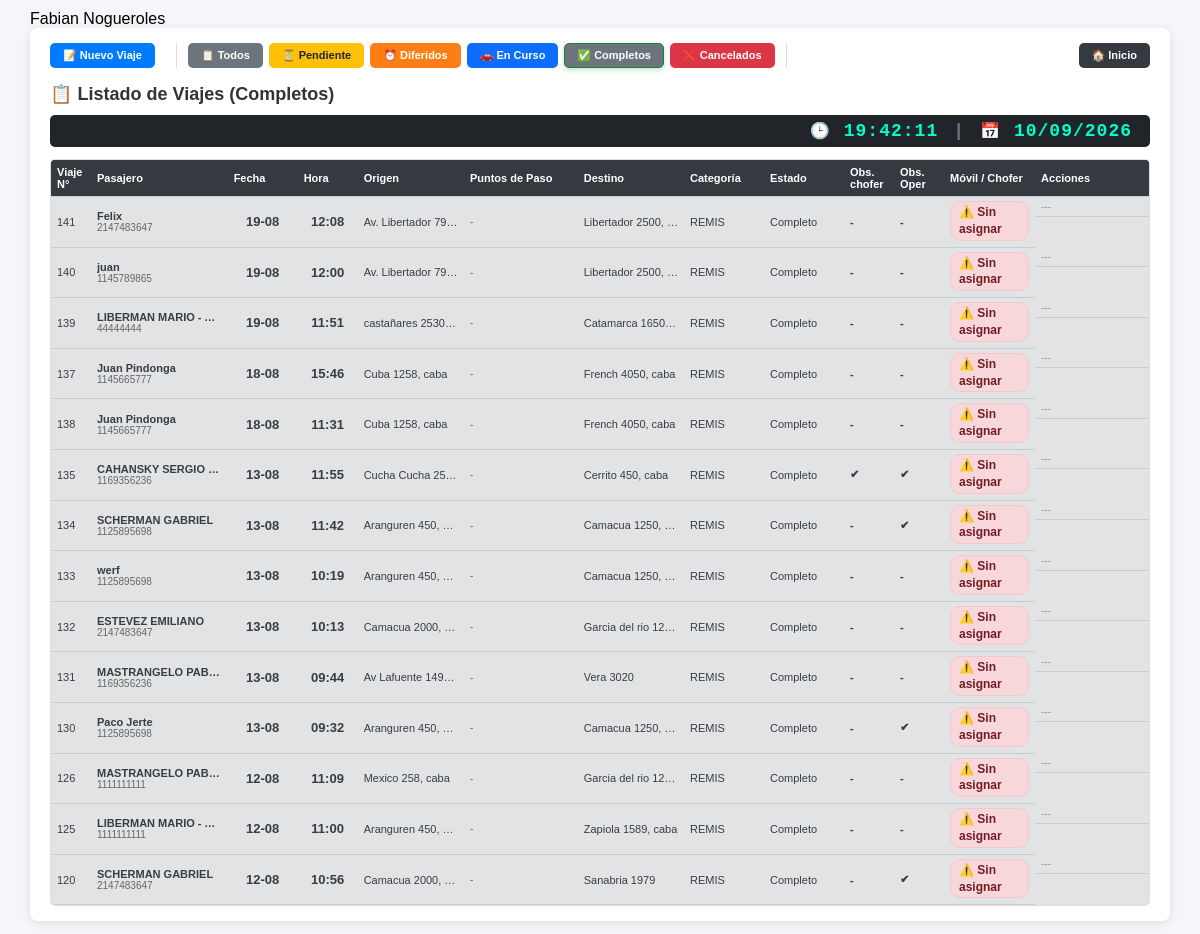
The app's page /php/00_administracion/despacho_viajes/lista_viajes.php?filtro=completos (signed in) with its own data.
### tables this page shows
CREATE TABLE `usuarios` (
  `id` int(4) NOT NULL AUTO_INCREMENT,
  `nombre` varchar(50) NOT NULL,
  `telefono` int(10) NOT NULL,
  `email` varchar(50) NOT NULL,
  `password` varchar(100) NOT NULL,
  `permisos` varchar(15) NOT NULL,
  `estado` varchar(15) NOT NULL,
  `nom_apellido` varchar(50) NOT NULL,
  PRIMARY KEY (`id`)
);

CREATE TABLE `viajes_despacho` (
  `id` int(20) NOT NULL AUTO_INCREMENT,
  `cel_pasaj` int(10) NOT NULL,
  `nombre_pasaj` varchar(50) NOT NULL,
  `direccion_origen` varchar(70) NOT NULL,
  `direccion_destino` varchar(70) DEFAULT NULL,
  `puntos_paso` text DEFAULT NULL,
  `obs_operador` varchar(500) NOT NULL,
  `obs_pasaj` varchar(500) NOT NULL,
  `estado` varchar(15) NOT NULL,
  `diferido` varchar(20) NOT NULL,
  `fecha` date DEFAULT NULL,
  `hora` varchar(11) DEFAULT NULL,
  `categoria_movil` varchar(15) NOT NULL,
  `origen_lat` decimal(10,8) DEFAULT NULL,
  `origen_lng` decimal(11,8) DEFAULT NULL,
  `destino_lat` decimal(10,8) DEFAULT NULL,
  `destino_lng` decimal(11,8) DEFAULT NULL,
  `cc` int(4) DEFAULT NULL,
  `centro_de_costo` int(4) DEFAULT NULL,
  `id_autorizante` int(11) DEFAULT NULL,
  `obs_viaje` varchar(255) NOT NULL,
  `id_chofer` int(4) NOT NULL,
  `asignado_a` int(4) DEFAULT 0,
  `fecha_asignacion` datetime DEFAULT NULL,
  `id_cc` int(4) DEFAULT NULL,
  `km_recorridos` decimal(10,2) NOT NULL,
  `peajes` decimal(5,2) NOT NULL,
  `tiempo_espera` int(10) NOT NULL,
  `observaciones_finalizacion` varchar(100) NOT NULL,
  `fecha_finalizacion` date DEFAULT NULL,
  `chofer_nombre_hist` varchar(100) DEFAULT NULL,
  `chofer_apellido_hist` varchar(100) DEFAULT NULL,
  `chofer_celular_hist` varchar(20) DEFAULT NULL,
  `vehiculo_marca_hist` varchar(50) DEFAULT NULL,
  `vehiculo_modelo_hist` varchar(50) DEFAULT NULL,
  `vehiculo_patente_hist` varchar(20) DEFAULT NULL,
  `vehiculo_color_hist` varchar(20) DEFAULT NULL,
  PRIMARY KEY (`id`)
);

### funciones/funciones.php (called while the page is built, shortened)
<?php
function nombre_usuario()
{
    $id = $_SESSION['id_usuario'];
    $sql = "SELECT * FROM usuarios WHERE id = :id LIMIT 1";
    $pdo = conexion();
    $stmt = $pdo->prepare($sql);
    $stmt->bindParam(':id', $id, PDO::PARAM_INT);
    $stmt->execute();
    $row = $stmt->fetch(PDO::FETCH_ASSOC);
    return [
        'id' => $id,
        'nombre' => $row['nom_apellido'] ?? ''
    ];
}
function conexion()
{
    $host = 'localhost';
    $db   = 'app_viajes';
    $user = 'root';
    $pass = 'belgrado';
    try {
        $dsn = "mysql:host=$host;dbname=$db;charset=utf8mb4";
        $conn = new PDO($dsn, $user, $pass, [
            PDO::ATTR_ERRMODE => PDO::ERRMODE_EXCEPTION,
            PDO::ATTR_DEFAULT_FETCH_MODE => PDO::FETCH_ASSOC,
            PDO::MYSQL_ATTR_INIT_COMMAND => "SET NAMES utf8mb4"
        ]);
        return $conn;
    } catch (PDOException $e) {
        echo "Error de conexión: " . $e->getMessage();
    }
}
?>

### php/00_administracion/despacho_viajes/lista_viajes.php (the view, shortened to what this page needs)
<?php
include_once "../../../funciones/funciones.php";
$usuario = nombre_usuario();
$nombre_usuario = $usuario['nombre'];
$filtro_estado = isset($_GET['filtro']) ? $_GET['filtro'] : 'pendiente';
function obtenerViajesFiltrados($filtro = 'pendiente')
{
    $conn = conexion();
    $sql = "SELECT * FROM viajes_despacho WHERE 1=1";
    switch ($filtro) {
        case 'completos':
            $sql .= " AND estado = 'Completo'";
            break;
    }
    $sql .= " ORDER BY fecha DESC, hora DESC";
    $stmt = $conn->prepare($sql);
    $stmt->execute();
    return $stmt->fetchAll(PDO::FETCH_ASSOC);
}
$viajes = obtenerViajesFiltrados($filtro_estado);
?>
<!DOCTYPE html>
<html lang="es">
<head>
    <link rel="stylesheet" href="../../../css/estilos.css">
    <link rel="stylesheet" href="https://unpkg.com/leaflet@1.9.4/dist/leaflet.css" />
    <link rel="stylesheet" href="../../../css/listado_viajes.css">
</head>
<body>
    <div class="container">
        <span <strong><?php echo $nombre_usuario ?></strong></span>
        <div class="card">
            <div class="menu-viajes">
                <a href="carga_viajes.php" class="btn-nuevo">📝 Nuevo Viaje</a>
                <a href="lista_viajes.php?filtro=todos" class="<?= ($filtro_estado == 'todos') ? 'filtro-activo' : '' ?>">📋 Todos</a>
                <a href="lista_viajes.php?filtro=pendiente" class="<?= ($filtro_estado == 'pendiente') ? 'filtro-activo' : '' ?>" style="background:#ffc107; color:#212529;">⏳ Pendiente</a>
                <a href="lista_viajes.php?filtro=diferidos" class="<?= ($filtro_estado == 'diferidos') ? 'filtro-activo' : '' ?>" style="background:#fd7e14;">⏰ Diferidos</a>
                <a href="lista_viajes.php?filtro=en_curso" class="<?= ($filtro_estado == 'en_curso') ? 'filtro-activo' : '' ?>" style="background:#0d6efd;">🚗 En Curso</a>
                <a href="lista_viajes.php?filtro=completos" class="<?= ($filtro_estado == 'completos') ? 'filtro-activo' : '' ?>" style="background:#6c757d;">✅ Completos</a>
                <a href="lista_viajes.php?filtro=cancelados" class="<?= ($filtro_estado == 'cancelados') ? 'filtro-activo' : '' ?>" style="background:#dc3545;">❌ Cancelados</a>
                <a href="../../inicio_0.php" class="btn-inicio">🏠 Inicio</a>
            </div>
            <h3 class="titulo-pagina">📋 Listado de Viajes <?php echo ($filtro_estado != 'todos') ? '(' . ucfirst($filtro_estado) . ')' : 'Activos'; ?></h3>
            <div class="reloj-panel">
                <span class="reloj-icono">🕒</span>
                <span id="reloj-digital">00:00:00</span>
                <span style="margin: 0 10px; color: #6c757d;">|</span>
                <span class="reloj-icono">📅</span>
                <span id="fecha-digital">00/00/0000</span>
            </div>
            <div class="tabla-scroll">
                <table class="table">
                    <thead>
                        <tr>
                            <th class="col-id">Viaje N°</th>
                            <th class="col-pasajero">Pasajero</th>
                            <th class="col-fe-tiempo">Fecha</th>
                            <th class="col-tiempo">Hora</th>
                            <th class="col-direccion">Origen</th>
                            <th class="col-puntos-paso">Puntos de Paso</th>
                            <th class="col-direccion">Destino</th>
                            <th class="col-cat">Categoría</th>
                            <th class="col-tipo">Estado</th>
                            <th class="col-obs">Obs. chofer</th>
                            <th class="col-obs">Obs. Oper</th>
                            <th class="col-asignado">Móvil / Chofer</th>
                            <th class="col-acciones">Acciones</th>
                        </tr>
                    </thead>
                    <tbody>
                        <?php if (empty($viajes)): ?>
                            <tr>
                                <td colspan="12" class="mensaje-vacio">No hay viajes en esta categoría</td>
                            </tr>
                            <?php else: foreach ($viajes as $v): ?>
                                <?php
                                $clase_fila = '';
                                if ($v['estado'] == 'Pendiente') {
                                    $clase_fila = 'fila-pendiente';
                                } elseif ($v['estado'] == 'Diferido') {
                                    $clase_fila = 'fila-diferido';
                                } elseif ($v['estado'] == 'Asignado') {
                                    $clase_fila = 'fila-asignado';
                                } elseif ($v['estado'] == 'En Curso') {
                                    $clase_fila = 'fila-asignado';
                                } elseif ($v['estado'] == 'Completo') {
                                    $clase_fila = 'fila-completo';
                                } elseif ($v['estado'] == 'Cancelado') {
                                    $clase_fila = 'fila-cancelado';
                                }
                                ?>
                                <tr class="<?= $clase_fila ?>">
                                    <td class="col-id"><?= $v['id'] ?></td>
                                    <td class="col-pasajero">
                                        <strong title="<?= htmlspecialchars($v['nombre_pasaj']) ?>">
                                            <?= htmlspecialchars($v['nombre_pasaj']) ?>
                                        </strong>
                                        <small title="<?= htmlspecialchars($v['cel_pasaj']) ?>">
                                            <?= htmlspecialchars($v['cel_pasaj']) ?>
                                        </small>
                                    </td>
                                    <td class="col-fe-tiempo" style="font-weight:bold; font-size:13px; text-align:center;">
                                        <?= date('d-m', strtotime($v['fecha'])) ?>
                                    </td>
                                    <td class="col-tiempo" style="font-weight:bold; font-size:13px; text-align:center;">
                                        <?= substr($v['hora'], 0, 5) ?>
                                    </td>
                                    <td class="col-direccion" title="<?= htmlspecialchars($v['direccion_origen']) ?>">
                                        <?= htmlspecialchars($v['direccion_origen']) ?>
                                    </td>
                                    <td class="col-puntos-paso" style="font-size:10px; color:#666; max-width:150px; overflow:hidden; text-overflow:ellipsis; white-space:nowrap;"
                                        title="<?= htmlspecialchars($v['puntos_paso'] ?? '') ?>">
                                        <?= $v['puntos_paso'] ? '📍 ' . htmlspecialchars($v['puntos_paso']) : '-' ?>
                                    </td>
                                    <td class="col-direccion" title="<?= htmlspecialchars($v['direccion_destino']) ?>">
                                        <?= htmlspecialchars($v['direccion_destino']) ?>
                                    </td>
                                    <td class="col-cat"><?= $v['categoria_movil'] ?></td>
                                    <td class="col-tipo"><?= $v['estado'] ?></td>
                                    <td class="col-obs text-obs tooltip-gris" data-texto="<?= htmlspecialchars($v['obs_pasaj'] ?? '') ?>">
                                        <?php if (!empty($v['obs_pasaj'])): ?>
                                            <span class="icon-obs">✔</span>
                                        <?php else: ?>
                                            <span class="icon-obs">-</span>
                                        <?php endif; ?>
                                    </td>
                                    <td class="col-obs text-obs" data-texto="<?= htmlspecialchars($v['obs_operador'] ?? '') ?>">
                                        <?php if (!empty($v['obs_operador'])): ?>
                                            <span class="icon-obs">✔</span>
                                        <?php else: ?>
                                            <span class="icon-obs">-</span>
                                        <?php endif; ?>
                                    </td>
                                    <td class="col-asignado">
                                        <?php if (!empty($v['asignado_a'])): ?>
                                            <?php $chofer = obtenerChoferPorMovil($v['asignado_a']); ?>
                                            <?php $nombreChofer = ($chofer) ? $chofer['nombre'] . ' ' . $chofer['apellido'] : ''; ?>
                                            <span class="badge-asignado si">
                                                <span class="movil">🚗 <?= $v['asignado_a'] ?></span>
                                                <?php if ($nombreChofer): ?>
                                                    <span class="chofer">👤 <?= $nombreChofer ?></span>
                                                <?php endif; ?>
                                            </span>
                                        <?php else: ?>
                                            <span class="badge-asignado no">
                                                <span class="movil">⚠️ Sin asignar</span>
                                            </span>
                                        <?php endif; ?>
                                    </td>
                                    <td class="col-acciones">
                                        <?php if ($filtro_estado !== 'completos' && $filtro_estado !== 'cancelados'): ?>
                                            <select name="acciones_viaje" class="acciones-select" onchange="evaluarAccion(this, <?= $v['id'] ?>)">
                                                <option value="">Acciones</option>
                                                <option value="editar_viaje">✏️ Editar Viaje</option>
                                                <option value="asignar_movil">📌 Asignar</option>
                                                <?php if (!empty($v['asignado_a'])): ?>
                                                    <option value="desasignar_movil">🔓 Desasignar</option>
                                                <?php endif; ?>
                                                <option value="cancelar_viaje">❌ Cancelar</option>
                                            </select>
                                        <?php else: ?>
                                            <span style="color:#999; font-size:10px;">---</span>
                                        <?php endif; ?>
                                    </td>
                                </tr>
                        <?php endforeach;
                        endif; ?>
                    </tbody>
                </table>
            </div>
        </div>
    </div>
</body>
</html>

### css/estilos.css (style rules this page uses)
:root { --primary: #3498db; --success: #2ecc71; --warning: #f1c40f; --danger: #e74c3c; --dark: #2c3e50; --gray: #7f8c8d; --bg: #f4f6f9; }
* { margin: 0; padding: 0; box-sizing: border-box; }
body { font-family: Arial, sans-serif; background: var(--bg); }
.container { width: 98%; max-width: 1400px; margin: 30px auto; }
h2, h3 { margin-bottom: 15px; color: var(--dark); }
.card { background: #fff; padding: 20px; border-radius: 10px; box-shadow: 0 2px 8px rgba(0,0,0,0.1); }
.table { width: 100%; border-collapse: collapse; font-size: 11px; }
.table thead { background: var(--dark); color: white; }
.table th, .table td { padding: 6px 4px; border-bottom: 1px solid #ddd; text-align: left; vertical-align: middle; }
.table td:last-child { display: flex; gap: 4px; justify-content: flex-start; align-items: center; }

### css/listado_viajes.css (style rules this page uses)
.container { width: 100%; max-width: 100%; padding: 10px 20px; }
.table { width: 100%; border-collapse: collapse; table-layout: auto; font-size: 14px; }
.table th { background: #2c3e50; color: white; padding: 10px; }
.table td { padding: 8px; vertical-align: middle; }
.table { width: 100%; border-collapse: collapse; table-layout: fixed; }
.table th, .table td { padding: 8px; border-bottom: 1px solid #ccc; }
.col-id { width: 60px; text-align: center; }
.col-pasajero { width: 180px; }
.col-direccion { width: 220px; }
.col-cat { width: 110px; text-align: center; }
.col-tipo { width: 110px; text-align: center; }
.col-acciones { width: 150px; text-align: center; }

### records on screen
usuarios: nom_apellido "Fabian Nogueroles"
viajes_despacho: id "141", nombre_pasaj "Felix", cel_pasaj "2147483647", fecha "19-08", hora "12:08", direccion_origen "Av. Libertador 79…", direccion_destino "Libertador 2500,…", categoria_movil "REMIS", estado "Completo", shows "⚠️ Sin asignar"
viajes_despacho: id "140", nombre_pasaj "juan", cel_pasaj "1145789865", fecha "19-08", hora "12:00", direccion_origen "Av. Libertador 79…", direccion_destino "Libertador 2500,…", categoria_movil "REMIS", estado "Completo", shows "⚠️ Sin asignar"
viajes_despacho: id "139", nombre_pasaj "LIBERMAN MARIO -…", cel_pasaj "44444444", fecha "19-08", hora "11:51", direccion_origen "castañares 2530…", direccion_destino "Catamarca 1650…", categoria_movil "REMIS", estado "Completo", shows "⚠️ Sin asignar"
viajes_despacho: id "137", nombre_pasaj "Juan Pindonga", cel_pasaj "1145665777", fecha "18-08", hora "15:46", direccion_origen "Cuba 1258, caba", direccion_destino "French 4050, caba", categoria_movil "REMIS", estado "Completo", shows "⚠️ Sin asignar"
viajes_despacho: id "138", nombre_pasaj "Juan Pindonga", cel_pasaj "1145665777", fecha "18-08", hora "11:31", direccion_origen "Cuba 1258, caba", direccion_destino "French 4050, caba", categoria_movil "REMIS", estado "Completo", shows "⚠️ Sin asignar"
viajes_despacho: id "135", nombre_pasaj "CAHANSKY SERGIO…", cel_pasaj "1169356236", fecha "13-08", hora "11:55", direccion_origen "Cucha Cucha 25…", direccion_destino "Cerrito 450, caba", categoria_movil "REMIS", estado "Completo", shows "⚠️ Sin asignar"
viajes_despacho: id "134", nombre_pasaj "SCHERMAN GABRIEL", cel_pasaj "1125895698", fecha "13-08", hora "11:42", direccion_origen "Aranguren 450,…", direccion_destino "Camacua 1250,…", categoria_movil "REMIS", estado "Completo", shows "⚠️ Sin asignar"
viajes_despacho: id "133", nombre_pasaj "werf", cel_pasaj "1125895698", fecha "13-08", hora "10:19", direccion_origen "Aranguren 450,…", direccion_destino "Camacua 1250,…", categoria_movil "REMIS", estado "Completo", shows "⚠️ Sin asignar"
viajes_despacho: id "132", nombre_pasaj "ESTEVEZ EMILIANO", cel_pasaj "2147483647", fecha "13-08", hora "10:13", direccion_origen "Camacua 2000,…", direccion_destino "Garcia del rio 12…", categoria_movil "REMIS", estado "Completo", shows "⚠️ Sin asignar"
viajes_despacho: id "131", nombre_pasaj "MASTRANGELO PAB…", cel_pasaj "1169356236", fecha "13-08", hora "09:44", direccion_origen "Av Lafuente 149…", direccion_destino "Vera 3020", categoria_movil "REMIS", estado "Completo", shows "⚠️ Sin asignar"
viajes_despacho: id "130", nombre_pasaj "Paco Jerte", cel_pasaj "1125895698", fecha "13-08", hora "09:32", direccion_origen "Aranguren 450,…", direccion_destino "Camacua 1250,…", categoria_movil "REMIS", estado "Completo", shows "⚠️ Sin asignar"
viajes_despacho: id "126", nombre_pasaj "MASTRANGELO PAB…", cel_pasaj "1111111111", fecha "12-08", hora "11:09", direccion_origen "Mexico 258, caba", direccion_destino "Garcia del rio 12…", categoria_movil "REMIS", estado "Completo", shows "⚠️ Sin asignar"
viajes_despacho: id "125", nombre_pasaj "LIBERMAN MARIO -…", cel_pasaj "1111111111", fecha "12-08", hora "11:00", direccion_origen "Aranguren 450,…", direccion_destino "Zapiola 1589, caba", categoria_movil "REMIS", estado "Completo", shows "⚠️ Sin asignar"
viajes_despacho: id "120", nombre_pasaj "SCHERMAN GABRIEL", cel_pasaj "2147483647", fecha "12-08", hora "10:56", direccion_origen "Camacua 2000,…", direccion_destino "Sanabria 1979", categoria_movil "REMIS", estado "Completo", shows "⚠️ Sin asignar"

### other values on screen
$filtro_estado "Completos"
